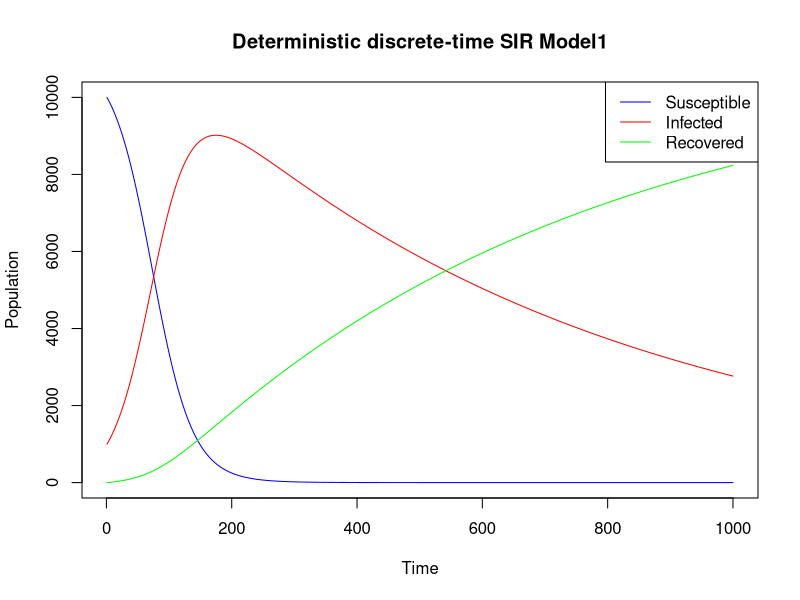
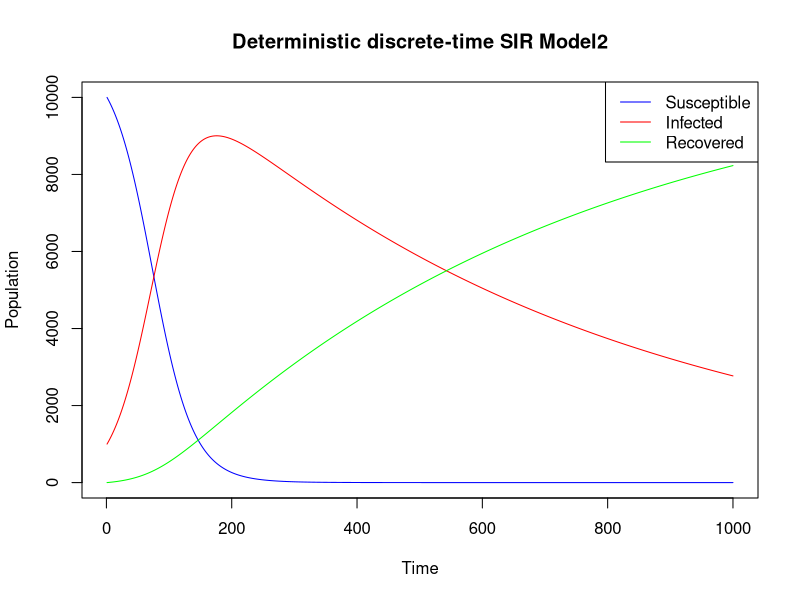
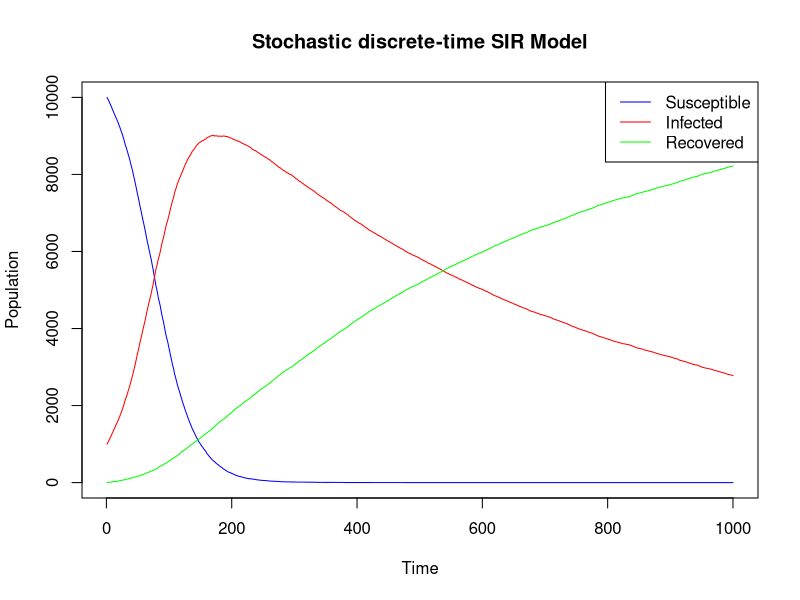

These figures' R source, in order:

#First trial
Deterministic_DT_SIR_model1<- function(N,S0,I0,time,beta,gamma,step_size){
  S<- numeric() #create empty vector to store simulations for susceptibles
  I<- numeric() #create empty vector to store simulations for infectives
  R<- numeric() #create empty vector to store simulations for removed
  S[1]<- S0  #initial number of susceptibles
  I[1]<- I0   #initial number of infectives
  R[1]<- N-S0-I0      #initial number of Removed
  t<- time           #vector of time
  b<- beta           #infection rate
  g<- gamma          #recovery rate
  h<- step_size      #time discretization
  #loop and update compartments
  for(tym in 2:length(t)){
    S[tym]<- S[tym-1]-(b*S[tym-1]*I[tym-1])*h
    I[tym]<- I[tym-1]+(b*S[tym-1]*I[tym-1]-g*I[tym-1])*h
    R[tym]<- R[tym-1]+g*I[tym-1]*h
  }
  #results
  simulations <- data.frame(t = time, S = S, I = I, R = R)
  
  graph<- plot(time, S, type = "l", col = "blue", xlab = "Time", ylab = "Population", main = "Deterministic discrete-time SIR Model1")
lines(time, I, col = "red")
lines(time, R, col = "green")
legend("topright", legend = c("Susceptible", "Infected", "Recovered"), col = c("blue", "red", "green"), lty = 1)
  
return (list(simulations, graph))
}
Deterministic_DT_SIR_model1(N=11000,S0=10000,I0=1000,time=(1:1000),beta=0.0001,gamma=0.05,step_size=0.03)


#Second trial assuming infections occur at the point of a Poisson process
Deterministic_DT_SIR_model2<- function(N,S0,I0,time,beta,gamma,step_size){
S<- numeric() #create empty vector to store simulations for susceptibles
I<- numeric() #create empty vector to store simulations for infectives
R<- numeric() #create empty vector to store simulations for removed
b<- beta
g<- gamma
t <- time  # A vector of total time period
h <- step_size   # Time discretization 
total_steps<- length(time)  #Total number of simulations 

# The initial susceptibe, infected and recovered at the start
S[1] <- S0
I[1] <- I0
R[1] <- N-S0-I0

#Loop through discretized time and Update the compartments at each step
for (tym in 2:total_steps){
#Assuming infections occur at the point of a Poisson process
S[tym]<- S[tym-1] - S[tym-1]*(1-exp(-b*I[tym-1]*h))
I[tym]<- I[tym-1] + S[tym-1]*(1-exp(-b*I[tym-1]*h))-I[tym-1]*(1-exp(-g*h))
R[tym]<- R[tym-1] + I[tym-1]*(1-exp(-g*h))
}

#results
simulations <- data.frame(t = time, S = S, I = I, R = R)

graph<- plot(time, S, type = "l", col = "blue", xlab = "Time", ylab = "Population", main = "Deterministic discrete-time SIR Model2")
lines(time, I, col = "red")
lines(time, R, col = "green")
legend("topright", legend = c("Susceptible", "Infected", "Recovered"), col = c("blue", "red", "green"), lty = 1)
return (list(simulations, graph))
}
Deterministic_DT_SIR_model2(N=11000,S0=10000,I0=1000,time=(1:1000),beta=0.0001,gamma=0.05,step_size=0.03)



#Stochastic simulation
Stochastic_DT_SIR_model<- function(N,S0,I0,time,beta,gamma,step_size){
t <- time  # Total time period vector
h <- step_size  # Time discretization
total_steps <- length(t)  # Total number of time steps

# Initialize compartments
S <- numeric()
I <- numeric()
R <- numeric()

# Initial values
b <- beta
g <- gamma
S[1] <- S0
I[1] <- I0
R[1] <- N-S0-I0

# Simulation loop
for (tym in 2:total_steps) {
  # Assuming infections occur at the point of a Poisson process
  p_I <- 1 - exp(-b * I[tym-1] * h)  # Probability of infection
  p_R <- 1 - exp(-g * h)  # Probability of recovery
  
  # sample infections and recoveries from a binomial trial
  delta_S <- rbinom(1, S[tym-1], p_I)
  delta_I <- rbinom(1, I[tym-1], p_R)
  
  # Update the compartments
  S[tym] <- S[tym-1] - delta_S
  I[tym] <- I[tym-1] + delta_S - delta_I
  R[tym] <- R[tym-1] + delta_I
}
simulations <- data.frame(t = time, S = S, I = I, R = R)


graph<- plot(time, S, type = "l", col = "blue", xlab = "Time", ylab = "Population", main = "Stochastic discrete-time SIR Model")
lines(time, I, col = "red")
lines(time, R, col = "green")
legend("topright", legend = c("Susceptible", "Infected", "Recovered"), col = c("blue", "red", "green"), lty = 1)
  
 return (list(simulations, graph))
}
Stochastic_DT_SIR_model(N=11000,S0=10000,I0=1000,time=(1:1000),beta=0.0001,gamma=0.05,step_size=0.03)
  
